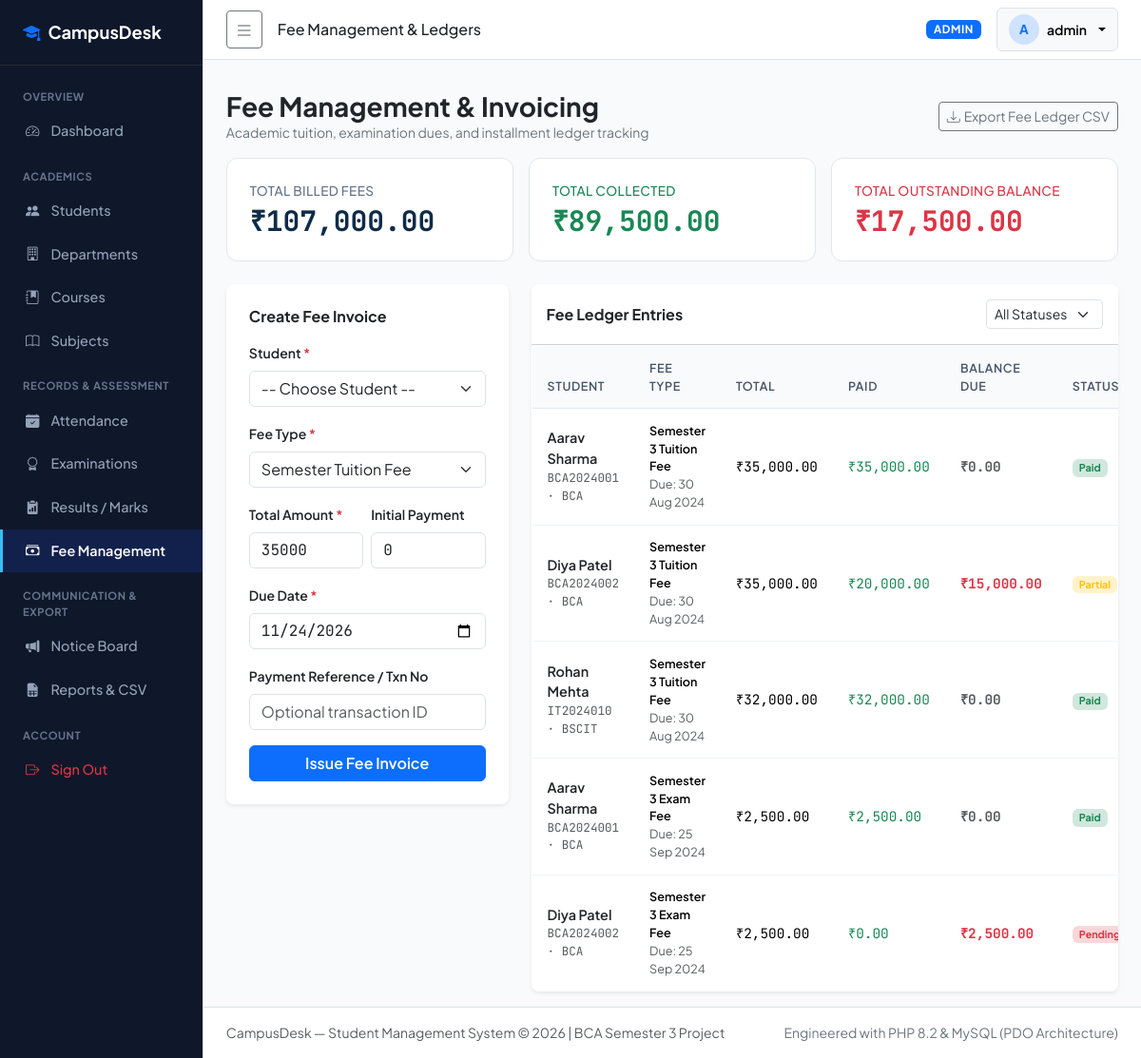
The page /admin/fees.php (signed in) on the database its author committed.
### tables this page shows
CREATE TABLE `fees` (
  `fee_id` INT AUTO_INCREMENT PRIMARY KEY,
  `student_id` INT NOT NULL,
  `fee_type` VARCHAR(50) NOT NULL COMMENT 'Tuition, Examination, Library, Laboratory, Hostel',
  `total_amount` DECIMAL(10,2) NOT NULL,
  `paid_amount` DECIMAL(10,2) NOT NULL DEFAULT 0.00,
  `due_date` DATE NOT NULL,
  `payment_status` ENUM('Paid', 'Partial', 'Pending') NOT NULL DEFAULT 'Pending',
  `payment_date` DATE NULL,
  `reference_no` VARCHAR(50) NULL,
  `created_at` TIMESTAMP DEFAULT CURRENT_TIMESTAMP,
  `updated_at` TIMESTAMP DEFAULT CURRENT_TIMESTAMP ON UPDATE CURRENT_TIMESTAMP,
  CONSTRAINT `fk_fees_student` FOREIGN KEY (`student_id`) REFERENCES `students` (`student_id`) ON DELETE CASCADE ON UPDATE CASCADE,
  INDEX `idx_fees_student` (`student_id`),
  INDEX `idx_fees_status` (`payment_status`)
);

CREATE TABLE `students` (
  `student_id` INT AUTO_INCREMENT PRIMARY KEY,
  `student_code` VARCHAR(30) NOT NULL UNIQUE COMMENT 'Academic Roll Number / Enrollment No',
  `user_id` INT NULL UNIQUE COMMENT 'Linked user login account',
  `course_id` INT NOT NULL,
  `full_name` VARCHAR(100) NOT NULL,
  `email` VARCHAR(100) NOT NULL UNIQUE,
  `phone` VARCHAR(20) NOT NULL,
  `dob` DATE NOT NULL,
  `gender` ENUM('Male', 'Female', 'Other') NOT NULL,
  `address` TEXT NOT NULL,
  `admission_date` DATE NOT NULL,
  `enrollment_status` ENUM('Active', 'Graduated', 'Suspended', 'Withdrawn') NOT NULL DEFAULT 'Active',
  `created_at` TIMESTAMP DEFAULT CURRENT_TIMESTAMP,
  `updated_at` TIMESTAMP DEFAULT CURRENT_TIMESTAMP ON UPDATE CURRENT_TIMESTAMP,
  CONSTRAINT `fk_students_user` FOREIGN KEY (`user_id`) REFERENCES `users` (`user_id`) ON DELETE SET NULL ON UPDATE CASCADE,
  CONSTRAINT `fk_students_course` FOREIGN KEY (`course_id`) REFERENCES `courses` (`course_id`) ON DELETE RESTRICT ON UPDATE CASCADE,
  INDEX `idx_students_code` (`student_code`),
  INDEX `idx_students_course` (`course_id`),
  INDEX `idx_students_status` (`enrollment_status`)
);

CREATE TABLE `courses` (
  `course_id` INT AUTO_INCREMENT PRIMARY KEY,
  `dept_id` INT NOT NULL,
  `course_name` VARCHAR(120) NOT NULL,
  `course_code` VARCHAR(20) NOT NULL UNIQUE,
  `duration_years` DECIMAL(3,1) NOT NULL DEFAULT 3.0,
  `description` TEXT NULL,
  `status` ENUM('active', 'inactive') NOT NULL DEFAULT 'active',
  `created_at` TIMESTAMP DEFAULT CURRENT_TIMESTAMP,
  CONSTRAINT `fk_courses_dept` FOREIGN KEY (`dept_id`) REFERENCES `departments` (`dept_id`) ON DELETE RESTRICT ON UPDATE CASCADE,
  INDEX `idx_courses_dept` (`dept_id`)
);

### includes/functions.php (called while the page is built, shortened)
<?php
function e(?string $string): string {
    return htmlspecialchars((string)$string, ENT_QUOTES, 'UTF-8');
}
function format_currency(float|int|string $amount): string {
    $num = (float)$amount;
    return '₹' . number_format($num, 2);
}
function format_date(?string $date_str): string {
    $time = strtotime($date_str);
    return $time ? date('d M Y', $time) : $date_str;
}

### admin/fees.php (the view, shortened to what this page needs)
<?php
require_once __DIR__ . '/../config/database.php';
require_once __DIR__ . '/../includes/functions.php';
$where = [];
$params = [];
$where_sql = !empty($where) ? 'WHERE ' . implode(' AND ', $where) : '';
$fees_stmt = $pdo->prepare("
    SELECT f.*, s.student_code, s.full_name, c.course_code
    FROM fees f
    JOIN students s ON f.student_id = s.student_id
    JOIN courses c ON s.course_id = c.course_id
    {$where_sql}
    ORDER BY f.due_date ASC
");
$fees_stmt->execute($params);
$fee_records = $fees_stmt->fetchAll();
$fee_totals = $pdo->query("
    SELECT
        COALESCE(SUM(total_amount), 0) as total_billed,
        COALESCE(SUM(paid_amount), 0) as total_collected,
        COALESCE(SUM(total_amount - paid_amount), 0) as total_due
    FROM fees
")->fetch();
require_once __DIR__ . '/../includes/header.php';
require_once __DIR__ . '/../includes/sidebar.php';
require_once __DIR__ . '/../includes/navbar.php';
?>
<div class="container-fluid px-4 py-3">
  <div class="d-flex justify-content-between align-items-center mb-3 flex-wrap gap-2">
    <div>
      <h3 class="fw-bold text-dark mb-0">Fee Management &amp; Invoicing</h3>
      <div class="text-secondary small">Academic tuition, examination dues, and installment ledger tracking</div>
    </div>
    <a href="reports.php?type=fees" class="btn btn-outline-secondary btn-sm"><i class="bi bi-download me-1"></i>Export Fee Ledger CSV</a>
  </div>
  <div class="row g-3 mb-4">
    <div class="col-md-4">
      <div class="card-stat">
        <div class="stat-label">Total Billed Fees</div>
        <div class="stat-value tabular-nums mt-1"><?= format_currency($fee_totals['total_billed']) ?></div>
      </div>
    </div>
    <div class="col-md-4">
      <div class="card-stat">
        <div class="stat-label text-success">Total Collected</div>
        <div class="stat-value tabular-nums mt-1 text-success"><?= format_currency($fee_totals['total_collected']) ?></div>
      </div>
    </div>
    <div class="col-md-4">
      <div class="card-stat">
        <div class="stat-label text-danger">Total Outstanding Balance</div>
        <div class="stat-value tabular-nums mt-1 text-danger"><?= format_currency($fee_totals['total_due']) ?></div>
      </div>
    </div>
  </div>
  <div class="row g-4">
    <div class="col-lg-4">
      <div class="card border-0 shadow-sm rounded-3 p-4 bg-white">
        <h6 class="fw-bold text-dark mb-3">Create Fee Invoice</h6>
        <form method="POST" action="fees.php">
          <div class="mb-3">
            <label class="form-label small fw-semibold">Student <span class="text-danger">*</span></label>
            <select class="form-select" name="student_id" required>
              <option value="">-- Choose Student --</option>
            </select>
          </div>
          <div class="mb-3">
            <label class="form-label small fw-semibold">Fee Type <span class="text-danger">*</span></label>
            <select class="form-select" name="fee_type" required>
              <option value="Semester Tuition Fee">Semester Tuition Fee</option>
            </select>
          </div>
          <div class="row g-2 mb-3">
            <div class="col-6">
              <label class="form-label small fw-semibold">Total Amount <span class="text-danger">*</span></label>
              <input type="number" step="100" min="100" class="form-control tabular-nums" name="total_amount" value="35000" required>
            </div>
            <div class="col-6">
              <label class="form-label small fw-semibold">Initial Payment</label>
              <input type="number" step="100" min="0" class="form-control tabular-nums" name="paid_amount" value="0">
            </div>
          </div>
          <div class="mb-3">
            <label class="form-label small fw-semibold">Due Date <span class="text-danger">*</span></label>
            <input type="date" class="form-control tabular-nums" name="due_date" value="<?= date('Y-m-d', strtotime('+30 days')) ?>" required>
          </div>
          <div class="mb-3">
            <label class="form-label small fw-semibold">Payment Reference / Txn No</label>
            <input type="text" class="form-control" name="reference_no" placeholder="Optional transaction ID">
          </div>
          <button type="submit" class="btn btn-primary w-100 fw-semibold">Issue Fee Invoice</button>
        </form>
      </div>
    </div>
    <div class="col-lg-8">
      <div class="card border-0 shadow-sm rounded-3 bg-white overflow-hidden">
        <div class="card-header bg-white py-3 d-flex justify-content-between align-items-center flex-wrap gap-2">
          <h6 class="fw-bold text-dark mb-0">Fee Ledger Entries</h6>
          <form method="GET" action="fees.php" class="d-inline-flex gap-2">
            <select name="status" class="form-select form-select-sm" onchange="this.form.submit()">
              <option value="">All Statuses</option>
            </select>
          </form>
        </div>
        <div class="table-responsive">
          <table class="table table-hover table-cd mb-0 align-middle">
            <thead>
              <tr>
                <th>Student</th>
                <th>Fee Type</th>
                <th>Total</th>
                <th>Paid</th>
                <th>Balance Due</th>
                <th>Status</th>
              </tr>
            </thead>
            <tbody>
              <?php if (empty($fee_records)): ?>
                <tr><td colspan="7" class="text-center py-4 text-muted">No fee records found.</td></tr>
              <?php else: ?>
                <?php foreach ($fee_records as $fee): ?>
                  <?php $balance = (float)$fee['total_amount'] - (float)$fee['paid_amount']; ?>
                  <tr>
                    <td>
                      <div class="fw-semibold text-dark"><?= e($fee['full_name']) ?></div>
                      <div class="small text-muted tabular-nums"><?= e($fee['student_code']) ?> · <?= e($fee['course_code']) ?></div>
                    </td>
                    <td>
                      <div class="small fw-semibold"><?= e($fee['fee_type']) ?></div>
                      <div class="small text-muted">Due: <?= format_date($fee['due_date']) ?></div>
                    </td>
                    <td class="tabular-nums"><?= format_currency($fee['total_amount']) ?></td>
                    <td class="tabular-nums text-success"><?= format_currency($fee['paid_amount']) ?></td>
                    <td class="tabular-nums fw-bold <?= $balance > 0 ? 'text-danger' : 'text-muted' ?>">
                      <?= format_currency($balance) ?>
                    </td>
                    <td>
                      <?php if ($fee['payment_status'] === 'Paid'): ?>
                        <span class="badge bg-success-subtle text-success">Paid</span>
                      <?php elseif ($fee['payment_status'] === 'Partial'): ?>
                        <span class="badge bg-warning-subtle text-warning">Partial</span>
                      <?php else: ?>
                        <span class="badge bg-danger-subtle text-danger">Pending</span>
                      <?php endif; ?>
                    </td>
                  </tr>
                <?php endforeach; ?>
              <?php endif; ?>
            </tbody>
          </table>
        </div>
      </div>
    </div>
  </div>
</div>
<?php require_once __DIR__ . '/../includes/footer.php'; ?>

### assets/css/style.css (style rules this page uses)
:root { --cd-primary: #1e40af; --cd-primary-dark: #0f2b48; --cd-primary-light: #3b82f6; --cd-sidebar-bg: #0f172a; --cd-sidebar-hover: #1e293b; --cd-surface: #ffffff; --cd-bg: #f8fafc; --cd-border: #e2e8f0; --cd-text-main: #0f172a; --cd-text-muted: #64748b; }
body { font-family: 'Plus Jakarta Sans', system-ui, -apple-system, BlinkMacSystemFont, 'Segoe UI', Roboto, sans-serif; background-color: var(--cd-bg); color: var(--cd-text-main); min-height: 100vh; }
.tabular-nums, td.metric, .badge-mono { font-family: 'JetBrains Mono', monospace; font-variant-numeric: tabular-nums; }
.card-stat { background: var(--cd-surface); border: 1px solid var(--cd-border); border-radius: 12px; padding: 1.5rem; box-shadow: 0 1px 3px rgba(0,0,0,0.02); transition: transform 0.15s ease, box-shadow 0.15s ease; }
.stat-value { font-size: 1.85rem; font-weight: 700; color: var(--cd-primary-dark); line-height: 1.2; }
.stat-label { font-size: 0.85rem; color: var(--cd-text-muted); font-weight: 500; text-transform: uppercase; letter-spacing: 0.025em; }
.table-cd { background: white; border-radius: 8px; overflow: hidden; border: 1px solid var(--cd-border); }
.table-cd thead th { background-color: #f8fafc; color: #475569; font-size: 0.78rem; font-weight: 600; text-transform: uppercase; letter-spacing: 0.05em; border-bottom: 1px solid var(--cd-border); padding: 0.85rem 1rem; }
.table-cd tbody td { padding: 0.85rem 1rem; vertical-align: middle; border-bottom: 1px solid #f1f5f9; font-size: 0.9rem; }

### rows shown on the page
fees: student.full_name "Aarav Sharma", student.student_code "BCA2024001", courses.course_code "BCA", fee_type "Semester 3 Tuition Fee", due_date "30 Aug 2024", total_amount "₹35,000.00", paid_amount "₹35,000.00", format_currency($balance) "₹0.00", payment_status "Paid"
fees: student.full_name "Diya Patel", student.student_code "BCA2024002", courses.course_code "BCA", fee_type "Semester 3 Tuition Fee", due_date "30 Aug 2024", total_amount "₹35,000.00", paid_amount "₹20,000.00", format_currency($balance) "₹15,000.00", payment_status "Partial"
fees: student.full_name "Rohan Mehta", student.student_code "IT2024010", courses.course_code "BSCIT", fee_type "Semester 3 Tuition Fee", due_date "30 Aug 2024", total_amount "₹32,000.00", paid_amount "₹32,000.00", format_currency($balance) "₹0.00", payment_status "Paid"
fees: student.full_name "Aarav Sharma", student.student_code "BCA2024001", courses.course_code "BCA", fee_type "Semester 3 Exam Fee", due_date "25 Sep 2024", total_amount "₹2,500.00", paid_amount "₹2,500.00", format_currency($balance) "₹0.00", payment_status "Paid"
fees: student.full_name "Diya Patel", student.student_code "BCA2024002", courses.course_code "BCA", fee_type "Semester 3 Exam Fee", due_date "25 Sep 2024", total_amount "₹2,500.00", paid_amount "₹0.00", format_currency($balance) "₹2,500.00", payment_status "Pending"

### other values the page prints
$page_title "Fee Management & Ledgers"
$user['role'] "ADMIN"
substr($user['full_name'] ?? 'U', 0, 1) "A"
$user['full_name'] "admin"
format_currency($fee_totals['total_billed']) "₹107,000.00"
format_currency($fee_totals['total_collected']) "₹89,500.00"
format_currency($fee_totals['total_due']) "₹17,500.00"
